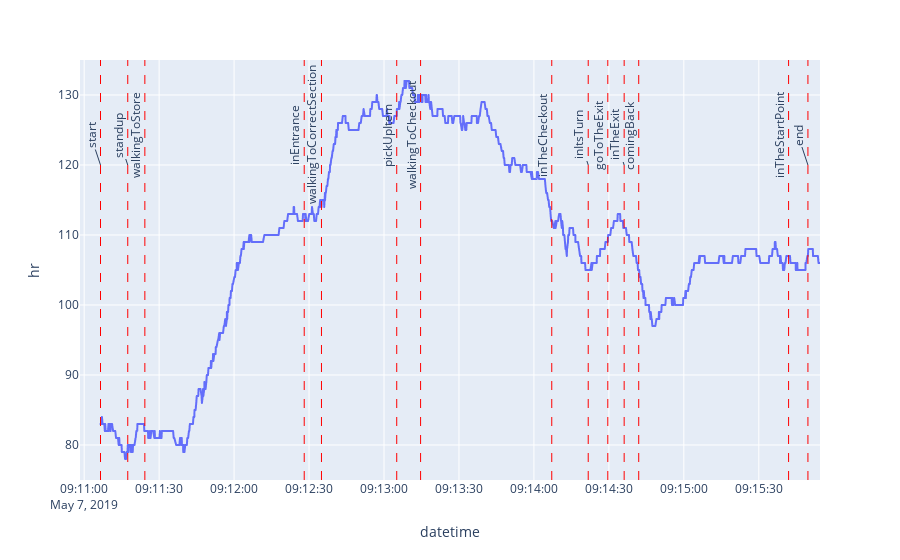

Notebook cell for this chart:
### Code cell
def get_figure(df, x, y, phase_changes):
    fig = px.line(df, x=x, y=y)

    for i in range(len(phase_changes.index)):
        fig.add_vline(phase_changes.index[i], line_width=1, line_dash="dash", line_color="red")
        text_y = 0.75
        fig.add_annotation(x = phase_changes.index[i], y=text_y, yref="paper", text=phase_names[i], textangle=-90)
    fig.show()
    return fig

# sample execution
get_figure(hr, hr.index, 'hr')

### Figure 1 — Plotly figure (JSON) as saved in the notebook; plotly's stock layout.template omitted (floating-point values rounded to 4 significant figures; data arrays with more than 128 entries replaced by an {"elided": "..."} marker saying what was removed)
{"data": [{"hovertemplate": "datetime=%{x}<br>hr=%{y}<extra></extra>", "legendgroup": "", "line": {"color": "#636efa", "dash": "solid"}, "marker": {"symbol": "circle"}, "mode": "lines", "name": "", "showlegend": false, "type": "scattergl", "x": {"elided": "1878 str values"}, "xaxis": "x", "y": {"elided": "1878 int values"}, "yaxis": "y"}], "layout": {"annotations": [{"text": "start", "textangle": -90, "x": "2019-05-07T09:11:06.537000", "y": 0.75, "yref": "paper"}, {"text": "standup", "textangle": -90, "x": "2019-05-07T09:11:17.442000", "y": 0.75, "yref": "paper"}, {"text": "walkingToStore", "textangle": -90, "x": "2019-05-07T09:11:24.288000", "y": 0.75, "yref": "paper"}, {"text": "inEntrance", "textangle": -90, "x": "2019-05-07T09:12:28.073000", "y": 0.75, "yref": "paper"}, {"text": "walkingToCorrectSection", "textangle": -90, "x": "2019-05-07T09:12:34.975000", "y": 0.75, "yref": "paper"}, {"text": "pickUpItem", "textangle": -90, "x": "2019-05-07T09:13:05.095000", "y": 0.75, "yref": "paper"}, {"text": "walkingToCheckout", "textangle": -90, "x": "2019-05-07T09:13:14.642000", "y": 0.75, "yref": "paper"}, {"text": "inTheCheckout", "textangle": -90, "x": "2019-05-07T09:14:07.136000", "y": 0.75, "yref": "paper"}, {"text": "inItsTurn", "textangle": -90, "x": "2019-05-07T09:14:21.730000", "y": 0.75, "yref": "paper"}, {"text": "goToTheExit", "textangle": -90, "x": "2019-05-07T09:14:29.570000", "y": 0.75, "yref": "paper"}, {"text": "inTheExit", "textangle": -90, "x": "2019-05-07T09:14:36.115000", "y": 0.75, "yref": "paper"}, {"text": "comingBack", "textangle": -90, "x": "2019-05-07T09:14:41.943000", "y": 0.75, "yref": "paper"}, {"text": "inTheStartPoint", "textangle": -90, "x": "2019-05-07T09:15:41.918000", "y": 0.75, "yref": "paper"}, {"text": "end", "textangle": -90, "x": "2019-05-07T09:15:49.664000", "y": 0.75, "yref": "paper"}], "legend": {"tracegroupgap": 0}, "margin": {"t": 60}, "shapes": [{"line": {"color": "red", "dash": "dash", "width": 1}, "type": "line", "x0": "2019-05-07T09:11:06.537000", "x1": "2019-05-07T09:11:06.537000", "xref": "x", "y0": 0, "y1": 1, "yref": "y domain"}, {"line": {"color": "red", "dash": "dash", "width": 1}, "type": "line", "x0": "2019-05-07T09:11:17.442000", "x1": "2019-05-07T09:11:17.442000", "xref": "x", "y0": 0, "y1": 1, "yref": "y domain"}, {"line": {"color": "red", "dash": "dash", "width": 1}, "type": "line", "x0": "2019-05-07T09:11:24.288000", "x1": "2019-05-07T09:11:24.288000", "xref": "x", "y0": 0, "y1": 1, "yref": "y domain"}, {"line": {"color": "red", "dash": "dash", "width": 1}, "type": "line", "x0": "2019-05-07T09:12:28.073000", "x1": "2019-05-07T09:12:28.073000", "xref": "x", "y0": 0, "y1": 1, "yref": "y domain"}, {"line": {"color": "red", "dash": "dash", "width": 1}, "type": "line", "x0": "2019-05-07T09:12:34.975000", "x1": "2019-05-07T09:12:34.975000", "xref": "x", "y0": 0, "y1": 1, "yref": "y domain"}, {"line": {"color": "red", "dash": "dash", "width": 1}, "type": "line", "x0": "2019-05-07T09:13:05.095000", "x1": "2019-05-07T09:13:05.095000", "xref": "x", "y0": 0, "y1": 1, "yref": "y domain"}, {"line": {"color": "red", "dash": "dash", "width": 1}, "type": "line", "x0": "2019-05-07T09:13:14.642000", "x1": "2019-05-07T09:13:14.642000", "xref": "x", "y0": 0, "y1": 1, "yref": "y domain"}, {"line": {"color": "red", "dash": "dash", "width": 1}, "type": "line", "x0": "2019-05-07T09:14:07.136000", "x1": "2019-05-07T09:14:07.136000", "xref": "x", "y0": 0, "y1": 1, "yref": "y domain"}, {"line": {"color": "red", "dash": "dash", "width": 1}, "type": "line", "x0": "2019-05-07T09:14:21.730000", "x1": "2019-05-07T09:14:21.730000", "xref": "x", "y0": 0, "y1": 1, "yref": "y domain"}, {"line": {"color": "red", "dash": "dash", "width": 1}, "type": "line", "x0": "2019-05-07T09:14:29.570000", "x1": "2019-05-07T09:14:29.570000", "xref": "x", "y0": 0, "y1": 1, "yref": "y domain"}, {"line": {"color": "red", "dash": "dash", "width": 1}, "type": "line", "x0": "2019-05-07T09:14:36.115000", "x1": "2019-05-07T09:14:36.115000", "xref": "x", "y0": 0, "y1": 1, "yref": "y domain"}, {"line": {"color": "red", "dash": "dash", "width": 1}, "type": "line", "x0": "2019-05-07T09:14:41.943000", "x1": "2019-05-07T09:14:41.943000", "xref": "x", "y0": 0, "y1": 1, "yref": "y domain"}, {"line": {"color": "red", "dash": "dash", "width": 1}, "type": "line", "x0": "2019-05-07T09:15:41.918000", "x1": "2019-05-07T09:15:41.918000", "xref": "x", "y0": 0, "y1": 1, "yref": "y domain"}, {"line": {"color": "red", "dash": "dash", "width": 1}, "type": "line", "x0": "2019-05-07T09:15:49.664000", "x1": "2019-05-07T09:15:49.664000", "xref": "x", "y0": 0, "y1": 1, "yref": "y domain"}], "xaxis": {"anchor": "y", "domain": [0, 1], "title": {"text": "datetime"}}, "yaxis": {"anchor": "x", "domain": [0, 1], "title": {"text": "hr"}}}}
